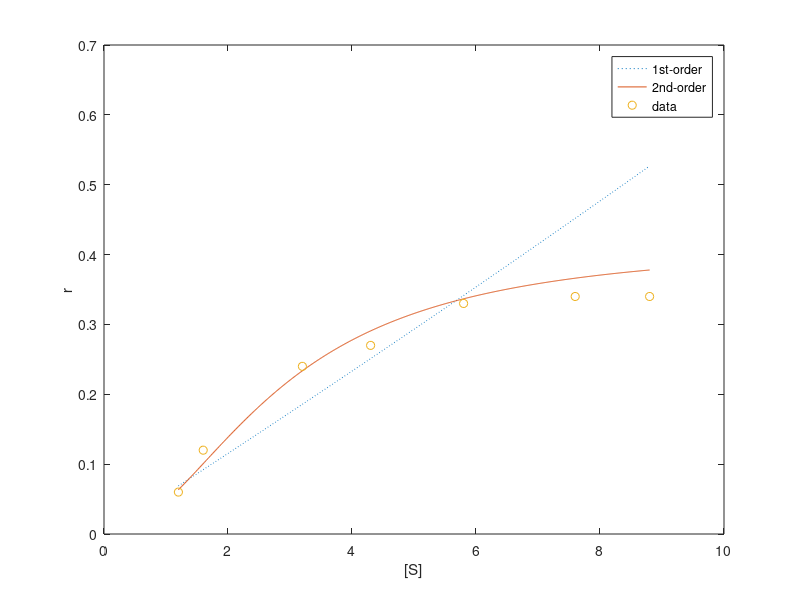

This figure's MATLAB source:
% mmlinreg.m
S = [1.2 1.6 3.2 4.3 5.8 7.6 8.8]; r = [0.06 0.12 0.24 0.27 0.33 0.34 0.34];
A1 = [(1./S)' ones(1,length(S))']; x1 = (A1'*A1)^-1*A1'*(1./r)'; a1 = 1/x1(2), b1 = a1*x1(1)
A2 = [(1./(S.^2))' ones(1,length(S))']; x2 = (A2'*A2)^-1*A2'*(1./r)';
a2 = 1/x2(2), b2 = sqrt(a2*x2(1))
Sv = min(S):0.01:max(S); r1 = a1*Sv./(b1+Sv); r2 = a2*Sv.^2./(b2^2 + Sv.^2);
plot(Sv,r1,':',Sv,r2,S,r,'o'), xlabel('[S]'), ylabel('r')
legend('1st-order','2nd-order','data','location','best')
